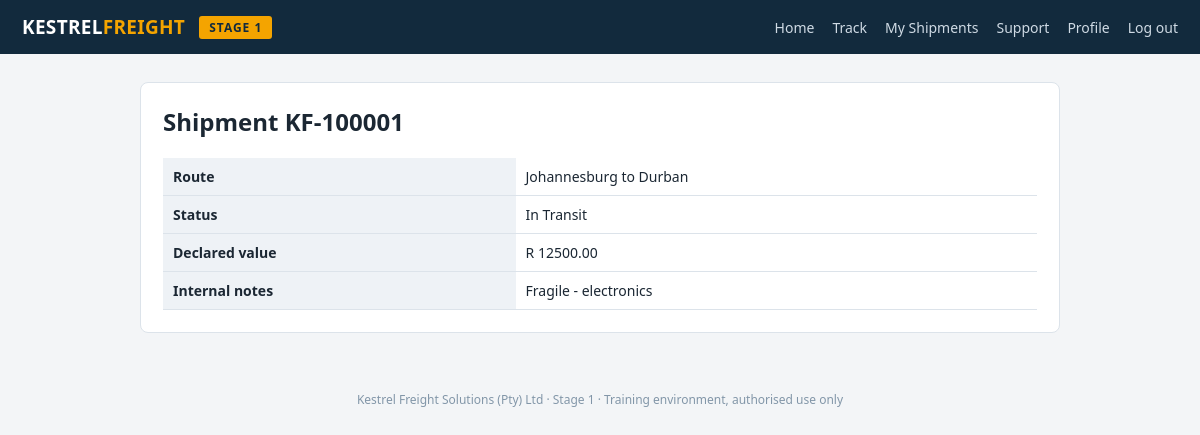
/web/src/shipment.php?id=1 (signed in), run on the app's committed database.
### tables this page shows
CREATE TABLE shipments (
  id INT AUTO_INCREMENT PRIMARY KEY,
  tracking VARCHAR(32) UNIQUE,
  owner_id INT,
  origin VARCHAR(128),
  destination VARCHAR(128),
  status VARCHAR(32),
  value_zar DECIMAL(12,2),
  notes TEXT
);

### web/src/db.php (called while the page is built, shortened)
<?php
function db() {
    static $pdo = null;
    if ($pdo === null) {
        $pdo = new PDO(
            'mysql:host=' . DB_HOST . ';dbname=' . DB_NAME . ';charset=utf8mb4',
            DB_USER, DB_PASS,
            [PDO::ATTR_ERRMODE => PDO::ERRMODE_EXCEPTION,
             PDO::ATTR_EMULATE_PREPARES => true]
        );
    }
    return $pdo;
}

### web/src/shipment.php (the view, shortened to what this page needs)
<?php
require_once __DIR__ . '/db.php';
$id = (int)($_GET['id'] ?? 0);
$s = db()->prepare("SELECT * FROM shipments WHERE id = ?");
$s->execute([$id]);
$s = $s->fetch(PDO::FETCH_ASSOC);
require_once __DIR__ . '/includes/header.php'; ?>
<div class="card">
<?php if ($s): ?>
  <h2 style="margin-top:0">Shipment <?= htmlspecialchars($s['tracking']) ?></h2>
  <table>
    <tr><th>Route</th><td><?= htmlspecialchars($s['origin'].' to '.$s['destination']) ?></td></tr>
    <tr><th>Status</th><td><?= htmlspecialchars($s['status']) ?></td></tr>
    <tr><th>Declared value</th><td>R <?= htmlspecialchars($s['value_zar']) ?></td></tr>
    <tr><th>Internal notes</th><td><?= $s['notes'] === '__RESTRICTED__' ? pf('idor') : htmlspecialchars($s['notes']) ?></td></tr>
  </table>
<?php else: ?><p>Shipment not found.</p><?php endif; ?>
</div>
<?php require_once __DIR__ . '/includes/footer.php'; ?>

### web/src/includes/header.php (style rules this page uses)
:root { --navy:#122a3d; --amber:#f4a400; --bg:#f3f5f7; --line:#dce3ea; }
* { box-sizing:border-box; }
body { margin:0; font-family:'Segoe UI',system-ui,sans-serif; background:var(--bg); color:#1b2733; }
.card { background:#fff; border:1px solid var(--line); border-radius:8px; padding:22px; margin-bottom:20px; }
table { width:100%; border-collapse:collapse; }
th,td { text-align:left; padding:9px 10px; border-bottom:1px solid var(--line); font-size:14px; }
th { background:#eef2f6; }

### data on the page
shipments: tracking "KF-100001", origin+destination "Johannesburg to Durban", status "In Transit", value_zar "12500.00", notes "Fragile - electronics"
